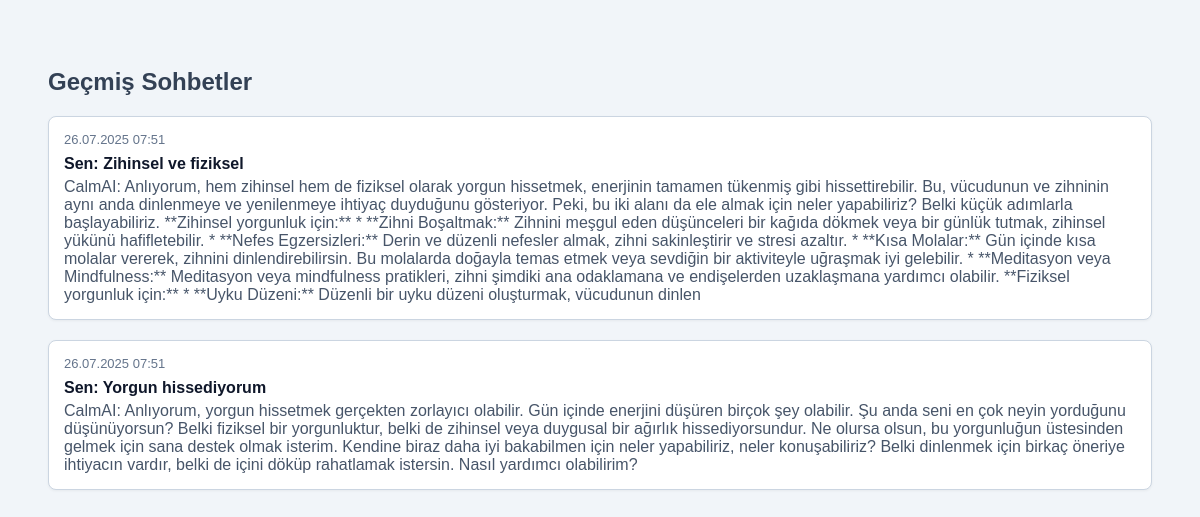
Screenshot of /history (signed in) with the database file from the repository.
### app/models.py (models this page shows)
class Message(Base):
    __tablename__ = "messages"
    id = Column(Integer, primary_key=True, index=True)
    user_id = Column(Integer, ForeignKey("users.id"))
    user_input = Column(Text, nullable=False)
    ai_response = Column(Text, nullable=False)
    timestamp = Column(DateTime, default=datetime.utcnow)
    stress_score = Column(Float, default=0.5) # YENİ EKLENEN SATIR
    owner = relationship("User", back_populates="messages")

### app/chat.py (the view)
@router.get("/history")
def view_history(request: Request, db: Session = Depends(get_db)):
    user_id = request.cookies.get("user_id")
    if not user_id:
        return RedirectResponse("/login", status_code=303)
    messages = db.query(models.Message).filter_by(user_id=user_id).order_by(models.Message.timestamp.desc()).all()
    return database.templates.TemplateResponse("history.html", {
        "request": request,
        "messages": messages
    })

### app/templates/history.html (shortened to what this page needs)
<!DOCTYPE html>
<html lang="tr">
<head>
</head>
<body>
    <h2>Geçmiş Sohbetler</h2>
    {% for msg in messages %}
        <div class="chat-block">
            <div class="timestamp">{{ msg.timestamp.strftime('%d.%m.%Y %H:%M') }}</div>
            <div class="user-msg">Sen: {{ msg.user_input }}</div>
            <div class="ai-msg">CalmAI: {{ msg.ai_response }}</div>
        </div>
    {% endfor %}
</body>
</html>

### app/templates/history.html (style rules this page uses)
body { font-family: sans-serif; padding: 40px; background-color: #f1f5f9; }
h2 { color: #334155; }
.chat-block { background-color: white; border: 1px solid #cbd5e1; border-radius: 8px; padding: 15px; margin-bottom: 20px; box-shadow: 0 1px 3px rgba(0,0,0,0.05); }
.timestamp { font-size: 13px; color: #64748b; margin-bottom: 8px; }
.user-msg { font-weight: bold; color: #0f172a; }
.ai-msg { margin-top: 5px; color: #475569; }

### rows the page displays
Message: timestamp "26.07.2025 07:51", user_input "Zihinsel ve fiziksel", ai_response "Anlıyorum, hem zihinsel hem de fiziksel olarak yorgun hissetmek, enerjinin tamamen tükenmiş gibi hissettirebilir. Bu, vücudunun ve zihninin aynı anda dinlenmeye ve yenilenmeye ihtiyaç duyduğunu gösteriyor. Peki, bu iki alanı da ele almak için neler yapabiliriz? Belki küçük adımlarla başlayabiliriz. **Zihinsel yorgunluk için:** * **Zihni Boşaltmak:** Zihnini meşgul eden düşünceleri bir kağıda dökmek veya bir günlük tutmak, zihinsel yükünü hafifletebilir. * **Nefes Egzersizleri:** Derin ve düzenli nefesler almak, zihni sakinleştirir ve stresi azaltır. * **Kısa Molalar:** Gün içinde kısa molalar vererek, zihnini dinlendirebilirsin. Bu molalarda doğayla temas etmek veya sevdiğin bir aktiviteyle…"
Message: timestamp "26.07.2025 07:51", user_input "Yorgun hissediyorum", ai_response "Anlıyorum, yorgun hissetmek gerçekten zorlayıcı olabilir. Gün içinde enerjini düşüren birçok şey olabilir. Şu anda seni en çok neyin yorduğunu düşünüyorsun? Belki fiziksel bir yorgunluktur, belki de zihinsel veya duygusal bir ağırlık hissediyorsundur. Ne olursa olsun, bu yorgunluğun üstesinden gelmek için sana destek olmak isterim. Kendine biraz daha iyi bakabilmen için neler yapabiliriz, neler konuşabiliriz? Belki dinlenmek için birkaç öneriye ihtiyacın vardır, belki de içini döküp rahatlamak istersin. Nasıl yardımcı olabilirim?"
